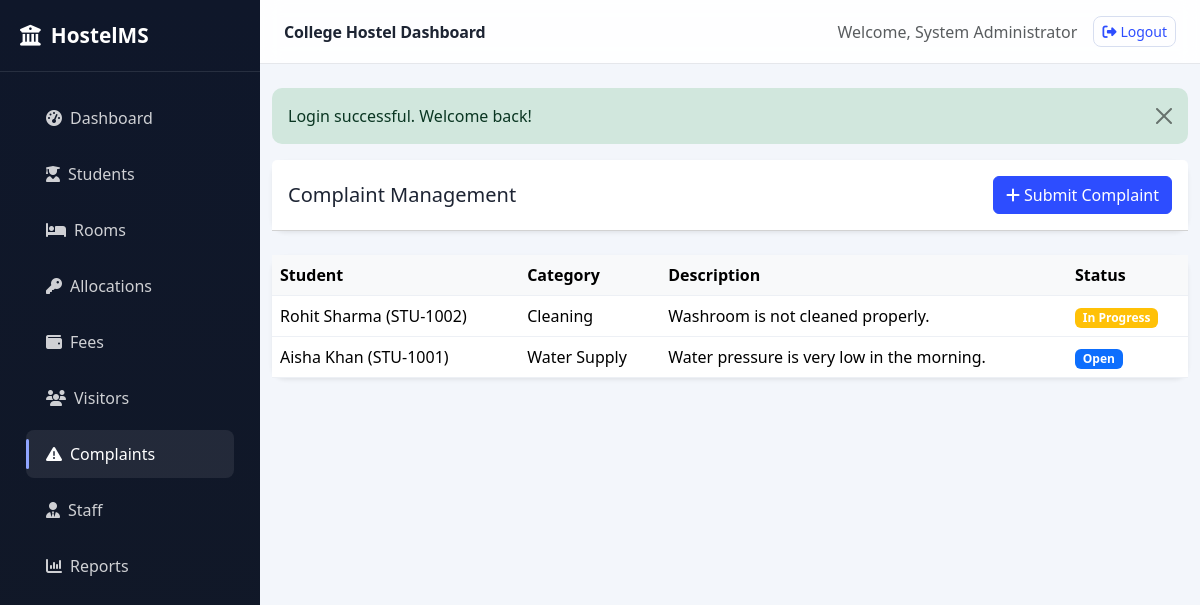
Page /complaints.php (signed in) on the committed database.
### tables this page shows
CREATE TABLE complaints (
    id INT AUTO_INCREMENT PRIMARY KEY,
    student_id INT DEFAULT NULL,
    category VARCHAR(50) NOT NULL,
    description TEXT NOT NULL,
    status ENUM('Open','In Progress','Resolved') DEFAULT 'Open',
    submitted_at TIMESTAMP DEFAULT CURRENT_TIMESTAMP,
    resolved_at TIMESTAMP NULL,
    FOREIGN KEY (student_id) REFERENCES students(id) ON DELETE SET NULL
);

CREATE TABLE students (
    id INT AUTO_INCREMENT PRIMARY KEY,
    student_id VARCHAR(30) NOT NULL UNIQUE,
    full_name VARCHAR(100) NOT NULL,
    gender ENUM('Male','Female','Other') NOT NULL,
    dob DATE NOT NULL,
    phone VARCHAR(20) NOT NULL,
    email VARCHAR(100) NOT NULL,
    address TEXT NOT NULL,
    guardian_name VARCHAR(100) NOT NULL,
    guardian_contact VARCHAR(20) NOT NULL,
    admission_date DATE NOT NULL,
    photo VARCHAR(255) DEFAULT NULL,
    created_at TIMESTAMP DEFAULT CURRENT_TIMESTAMP
);

### config.php (called while the page is built, shortened)
<?php
$host = getenv('HOSTEL_DB_HOST') ?: 'localhost';
$user = getenv('HOSTEL_DB_USER') ?: 'root';
$pass = getenv('HOSTEL_DB_PASS') ?: '';
$dbname = getenv('HOSTEL_DB_NAME') ?: 'hostel_management';
$conn = new mysqli($host, $user, $pass, $dbname);
function getFlash() {
    $flash = $_SESSION['flash'];
    return $flash;
}
function getAdminName() {
    global $conn;
    $stmt = $conn->prepare('SELECT full_name FROM admins WHERE id = ?');
    $stmt->bind_param('i', $_SESSION['admin_id']);
    $stmt->execute();
    $result = $stmt->get_result();
    $admin = $result->fetch_assoc();
    return $admin ? $admin['full_name'] : 'Admin';
}

### complaints.php (the view, shortened to what this page needs)
<?php
require_once __DIR__ . '/config.php';
$complaints = $conn->query('SELECT c.*, s.full_name, s.student_id FROM complaints c LEFT JOIN students s ON s.id = c.student_id ORDER BY c.id DESC')->fetch_all(MYSQLI_ASSOC);
$flash = getFlash();
?>
<!DOCTYPE html>
<html lang="en">
<head>
    <link href="https://cdn.jsdelivr.net/npm/bootstrap@5.3.3/dist/css/bootstrap.min.css" rel="stylesheet">
    <link rel="stylesheet" href="https://cdnjs.cloudflare.com/ajax/libs/font-awesome/6.5.2/css/all.min.css">
    <link rel="stylesheet" href="assets/css/style.css">
</head>
<body>
    <?php include __DIR__ . '/includes/sidebar.php'; ?>
    <main class="main-content">
        <?php include __DIR__ . '/includes/navbar.php'; ?>
        <div class="container-fluid py-4">
            <?php if ($flash): ?><div class="alert alert-<?= $flash['type'] === 'success' ? 'success' : 'danger' ?> alert-dismissible fade show"><?= htmlspecialchars($flash['message']) ?><button type="button" class="btn-close" data-bs-dismiss="alert"></button></div><?php endif; ?>
            <div class="card shadow-sm border-0 mb-4">
                <div class="card-header bg-white d-flex justify-content-between align-items-center py-3">
                    <h5 class="mb-0">Complaint Management</h5>
                    <button class="btn btn-primary" data-bs-toggle="modal" data-bs-target="#addComplaintModal"><i class="fa-solid fa-plus me-1"></i>Submit Complaint</button>
                </div>
            </div>
            <div class="card shadow-sm border-0">
                <div class="card-body p-0">
                    <div class="table-responsive">
                        <table class="table table-hover mb-0 align-middle">
                            <thead class="table-light"><tr><th>Student</th><th>Category</th><th>Description</th><th>Status</th></tr></thead>
                            <tbody>
                                <?php foreach ($complaints as $complaint): ?>
                                    <tr>
                                        <td><?= htmlspecialchars($complaint['full_name'] ?? 'General') ?> <?= !empty($complaint['student_id']) ? '(' . htmlspecialchars($complaint['student_id']) . ')' : '' ?></td>
                                        <td><?= htmlspecialchars($complaint['category']) ?></td>
                                        <td><?= htmlspecialchars($complaint['description']) ?></td>
                                        <td><span class="badge bg-<?= $complaint['status'] === 'Resolved' ? 'success' : ($complaint['status'] === 'In Progress' ? 'warning' : 'primary') ?>"><?= htmlspecialchars($complaint['status']) ?></span></td>
                                    </tr>
                                <?php endforeach; ?>
                            </tbody>
                        </table>
                    </div>
                </div>
            </div>
        </div>
    </main>
</body>
</html>

### includes/navbar.php (shortened to what this page needs)
<nav class="top-navbar">
    <div class="container-fluid d-flex justify-content-between align-items-center py-3 px-4">
        <div>
            <span class="fw-bold text-primary">College Hostel Dashboard</span>
        </div>
        <div class="d-flex align-items-center gap-3">
            <span class="text-muted">Welcome, <?= htmlspecialchars(getAdminName()) ?></span>
            <a href="logout.php" class="btn btn-outline-primary btn-sm">
                <i class="fa-solid fa-right-from-bracket me-1"></i>Logout
            </a>
        </div>
    </div>
</nav>
        <?php include __DIR__ . '/sidebar.php'; ?>

### assets/css/style.css (style rules this page uses)
:root { --primary: #2d4dff; --primary-dark: #1e3ad8; --secondary: #f4f7ff; --text: #1d2433; --muted: #6b7280; --success: #12b76a; --warning: #f59e0b; --danger: #ef4444; --light: #f8fafc; --border: #e5e7eb; }
* { box-sizing: border-box; }
body { font-family: 'Segoe UI', Tahoma, sans-serif; background: #f3f6fb; color: var(--text); line-height: 1.5; }
.main-content { margin-left: 260px; min-height: 100vh; }
.top-navbar { background: rgba(255,255,255,0.9); backdrop-filter: blur(10px); border-bottom: 1px solid var(--border); position: sticky; top: 0; z-index: 1000; }
.top-navbar .text-primary { color: var(--text) !important; letter-spacing: -0.01em; }
.top-navbar .btn-outline-primary { border-color: #d7def0; color: var(--primary); border-radius: 8px; }
.card { border-color: #e5eaf3; border-radius: 14px; }
.card-header { color: var(--text); }
.table > :not(caption) > * > * { border-bottom-color: #edf0f5; }
.table thead th { font-weight: 700; }
.alert { border: 0; border-radius: 10px; }
.table th, .table td { vertical-align: middle; }
.btn-primary { background: var(--primary); border-color: var(--primary); }

### rows in the picture
complaints: student.full_name "Rohit Sharma", student.student_id "STU-1002", category "Cleaning", description "Washroom is not cleaned properly.", status "In Progress"
complaints: student.full_name "Aisha Khan", student.student_id "STU-1001", category "Water Supply", description "Water pressure is very low in the morning.", status "Open"

### other values in the picture
getAdminName() "System Administrator"
$flash['message'] "Login successful. Welcome back!"
